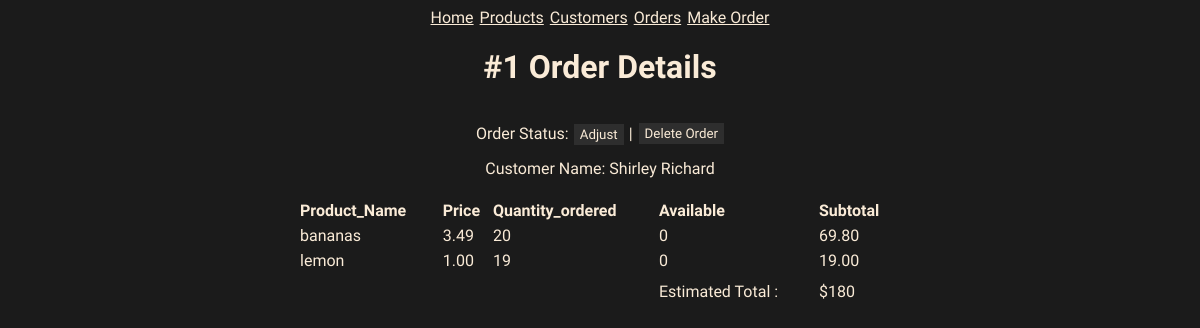
Page /order/1 on the committed database.
### models.py (models this page shows, shortened)
class ProductOrder(db.Model):
    id = mapped_column(Integer, primary_key=True)
    order_id = mapped_column(Integer, ForeignKey(Order.id))
    order = relationship("Order", back_populates="items")
    product_id = mapped_column(Integer, ForeignKey(Product.id), nullable=False)
    product = relationship("Product", back_populates="product_items")
    quantity = mapped_column(Integer, nullable=False, default=0)

class Customer(db.Model):
    id = mapped_column(Integer, primary_key=True)
    name = mapped_column(String(50), nullable=False, unique=True)
    phone = mapped_column(String(50), nullable=False)
    balance = mapped_column(Numeric, nullable=False, default=0)
    orders = relationship("Order", back_populates="customer")

class Product(db.Model):
    id = mapped_column(Integer, primary_key=True)
    name = mapped_column(String(50), nullable=False, unique=True)
    price = mapped_column(Numeric, nullable=False)
    available = mapped_column(Integer, nullable=False, default=0)
    product_items = relationship("ProductOrder", back_populates="product")

### app.py (the view)
@app.route("/order/<int:order_id>")
def order_details(order_id):
    statement = db.select(ProductOrder).filter_by(order_id=order_id)
    records = db.session.execute(statement)
    results = records.scalars()
    return render_template("order_details.html", orders = results, order_id = order_id)

### templates/order_details.html
{% extends "base.html" %}
{% block content %}
<h1>#{{order_id}} Order Details</h1>
<div class="order_options">
    <p>Order Status:<span class="order_status">Adjust</span></p><span>|</span><a href="/order/{{order_id}}/delete"
        class="btn" onclick="return confirm('Are you sure to delete?')">Delete
        Order</a>
</div>
<table>
    <thead>
        <tr>
            <th>Product_Name</th>
            <th>Price</th>
            <th>Quantity_ordered</th>
            <th>Available</th>
            <th>Subtotal</th>
        </tr>
    </thead>
    <tbody>
        {% for order in orders %}
        {% if loop.index == 1 %}
        <p class="customer_name">Customer Name: {{order.order.customer.name}}</p>
        {% endif %}
        <tr>
            <td>{{order.product.name}}</td>
            <td>{{order.product.price |round(2, 'common')}}</td>
            <td>{{order.quantity}}</td>
            <td>{{order.product.available}}</td>
            <td>{{(order.product.price * order.quantity) |round(2, 'common') }}</td>
        </tr>
        {% endfor %}
    </tbody>
    <tr>
        <td></td>
    </tr>
    <tfoot>
        <tr>
            <td></td>
            <td></td>
            <td></td>
            <td>Estimated Total : </td>
            <td>$180</td>
        </tr>
    </tfoot>
</table>
{% endblock %}

### static/style.css (style rules this page uses)
:root { --font-color: antiquewhite; --background: #1b1b1b; --bg-variant: #2e2e2e; --bg-variant-dark: #1f1e1e; }
body { display: flex; align-items: center; justify-content: center; background-color: var(--background); color: var(--font-color); font-family: "Roboto Condensed", sans-serif; }
a { color: var(--font-color); }
table { margin-top: 20px; width: 100%; border-collapse: collapse; }
th, td { text-align: left; padding: 3px 0; }
.btn { cursor: pointer; font-family: "Roboto Condensed", sans-serif; font-weight: 500; font-size: smaller; background-color: var(--bg-variant); color: var(--font-color); padding: 3px 6px; text-decoration: none; margin-left: 6px; }
.order_options { display: flex; align-items: center; margin-bottom: 0; }
.order_status { font-family: "Roboto Condensed", sans-serif; font-weight: 500; font-size: smaller; background-color: var(--bg-variant); color: var(--font-color); padding: 3px 6px; text-decoration: none; margin-left: 5px; margin-right: 5px; }
.customer_name { margin: 0; }

### rows in the picture
ProductOrder: order.customer.name "Shirley Richard", product.name "bananas", product.price "3.49", quantity "20", product.available "0"
Product: (order.product.price*order.quantity)|round(2,'common') "69.80"
ProductOrder: product.name "lemon", product.price "1.00", quantity "19", product.available "0"
Product: (order.product.price*order.quantity)|round(2,'common') "19.00"

### other values in the picture
{{ order_id }} "1"
